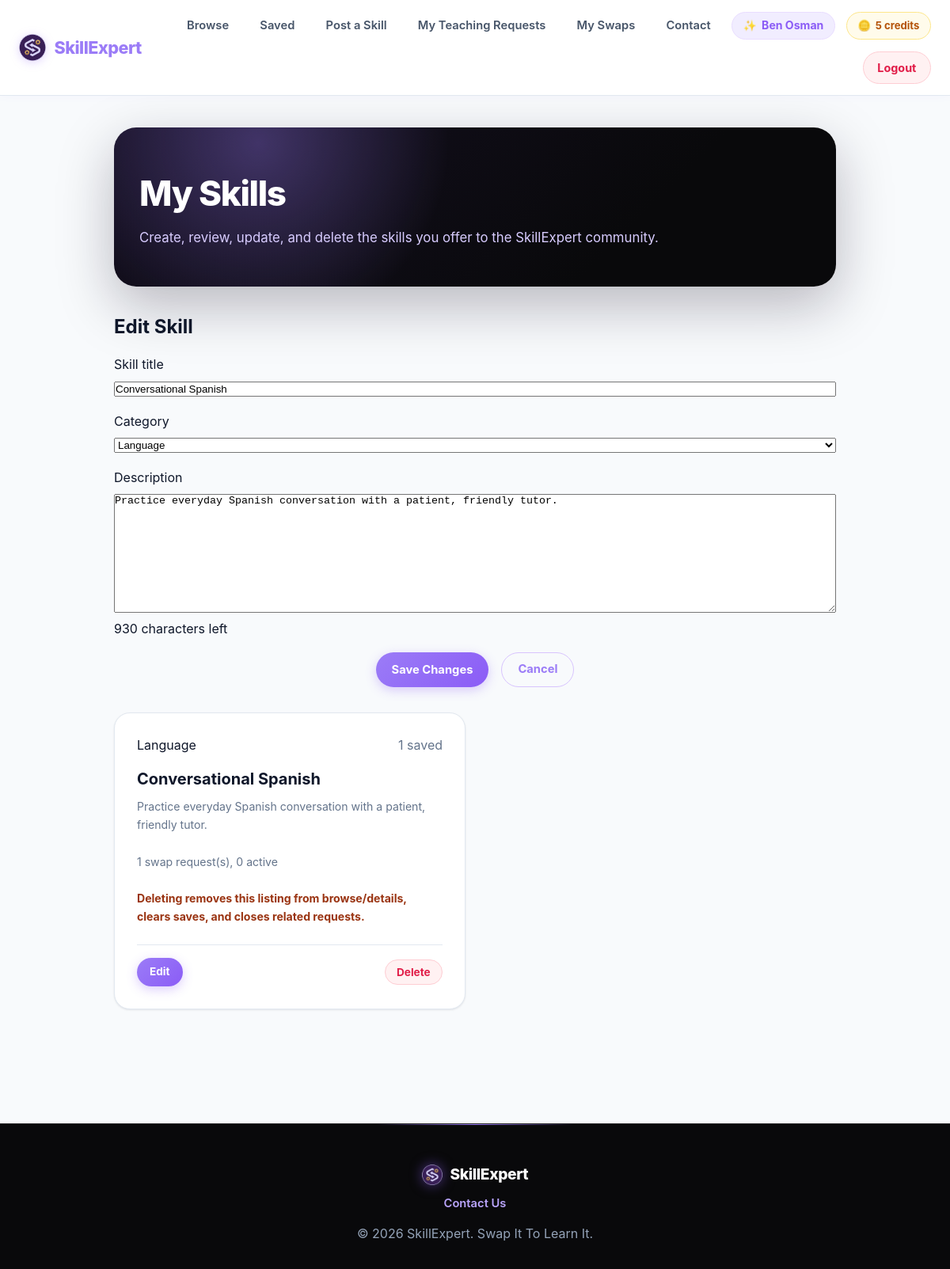
The page /public/my_skills.php?edit=2 (signed in) on the database its author committed.
### tables this page shows
CREATE TABLE IF NOT EXISTS users (
    id INT UNSIGNED NOT NULL AUTO_INCREMENT,
    name VARCHAR(100) NOT NULL,
    email VARCHAR(150) NOT NULL UNIQUE,
    passwordHash VARCHAR(255) NOT NULL,
    creditsBalance INT NOT NULL DEFAULT 0,
    createdAt TIMESTAMP NOT NULL DEFAULT CURRENT_TIMESTAMP,

    PRIMARY KEY (id)
);

CREATE TABLE IF NOT EXISTS skills (
    id INT UNSIGNED NOT NULL AUTO_INCREMENT,
    userId INT UNSIGNED NOT NULL,
    title VARCHAR(150) NOT NULL,
    category VARCHAR(50) NOT NULL,
    description TEXT NOT NULL,
    imagePath VARCHAR(255) DEFAULT NULL,
    createdAt TIMESTAMP NOT NULL DEFAULT CURRENT_TIMESTAMP,

    PRIMARY KEY (id),
    FOREIGN KEY (userId) REFERENCES users(id) ON DELETE CASCADE,  
    INDEX idx_category (category),
    INDEX idx_user (userId)
);

### includes/swap_functions.php (called while the page is built, shortened)
<?php
function getUserCreditsBalance(PDO $pdo, int $userId): int
{
    $stmt = $pdo->prepare('SELECT creditsBalance FROM users WHERE id = ? LIMIT 1');
    $stmt->execute([$userId]);
    $row = $stmt->fetch();
    return $row ? (int) $row['creditsBalance'] : 0;
}

### public/my_skills.php (the view, shortened to what this page needs)
<?php
require_once __DIR__ . '/../config/db.php';
require_once __DIR__ . '/../includes/swap_functions.php';
$currentUserId = (int) $_SESSION['user_id'];
$editingId = filter_input(INPUT_GET, 'edit', FILTER_VALIDATE_INT);
$editingSkill = null;
if ($editingId) {
    $stmt = $pdo->prepare('SELECT * FROM skills WHERE id = ? AND userId = ? LIMIT 1');
    $stmt->execute([$editingId, $currentUserId]);
    $editingSkill = $stmt->fetch();
}
$stmt = $pdo->prepare(
    "SELECT sk.*,
            COUNT(DISTINCT sr.id) AS requestCount,
            COUNT(DISTINCT CASE WHEN sr.status IN ('pending', 'accepted') THEN sr.id END) AS activeRequestCount,
            COUNT(DISTINCT ss.id) AS savedCount
     FROM skills sk
     LEFT JOIN swapRequests sr ON sr.skillId = sk.id
     LEFT JOIN savedSkills ss ON ss.skillId = sk.id
     WHERE sk.userId = ?
     GROUP BY sk.id
     ORDER BY sk.createdAt DESC"
);
$stmt->execute([$currentUserId]);
$mySkills = $stmt->fetchAll();
$categories = ['Programming', 'Design', 'Language', 'Music', 'Sports', 'Academic', 'Other'];
require_once __DIR__ . '/../includes/header.php';
?>
<link rel="stylesheet" href="/main/assets/css/saved.css?v=<?php echo filemtime(__DIR__ . '/../assets/css/saved.css'); ?>">
<section class="container saved-page">
    <div class="saved-page-header">
        <h1>My Skills</h1>
        <p>Create, review, update, and delete the skills you offer to the SkillExpert community.</p>
    </div>
    <?php if ($editingSkill): ?>
        <div class="skill-form-card manage-skill-form" id="edit-skill">
            <h2>Edit Skill</h2>
            <form method="POST" action="/main/actions/skill_update.php" data-validate-skill-form>
                <div class="form-group">
                    <label for="title">Skill title</label>
                    <input type="text" id="title" name="title" class="form-control" maxlength="150" required value="<?php echo htmlspecialchars($editingSkill['title']); ?>">
                </div>
                <div class="form-group">
                    <label for="category">Category</label>
                    <select id="category" name="category" class="form-control" required>
                        <?php foreach ($categories as $category): ?>
                            <option value="<?php echo htmlspecialchars($category); ?>" <?php echo $editingSkill['category'] === $category ? 'selected' : ''; ?>>
                                <?php echo htmlspecialchars($category); ?>
                            </option>
                        <?php endforeach; ?>
                    </select>
                </div>
                <div class="form-group">
                    <label for="description">Description</label>
                    <textarea id="description" name="description" class="form-control" maxlength="1000" required><?php echo htmlspecialchars($editingSkill['description']); ?></textarea>
                </div>
                <div class="inline-actions">
                    <button type="submit" class="btn btn-primary">Save Changes</button>
                    <a href="/main/public/my_skills.php" class="btn btn-ghost">Cancel</a>
                </div>
            </form>
        </div>
    <?php endif; ?>
    <?php if (empty($mySkills)): ?>
        <div class="empty-state">
            <p>You have not posted any skills yet.</p>
            <p class="mt-3"><a href="/main/public/posting.php" class="btn btn-primary">Post Your First Skill</a></p>
        </div>
    <?php else: ?>
        <div class="saved-grid">
            <?php foreach ($mySkills as $skill): ?>
                <article class="saved-card">
                    <div>
                        <div class="saved-card-top">
                            <span class="skill-cat-pill"><?php echo htmlspecialchars($skill['category']); ?></span>
                            <span class="text-muted"><?php echo (int) $skill['savedCount']; ?> saved</span>
                        </div>
                        <h3><a href="/main/public/details.php?id=<?php echo (int) $skill['id']; ?>"><?php echo htmlspecialchars($skill['title']); ?></a></h3>
                        <p class="saved-card-meta"><?php echo htmlspecialchars(mb_strimwidth($skill['description'], 0, 140, '...')); ?></p>
                        <p class="saved-card-meta"><?php echo (int) $skill['requestCount']; ?> swap request(s), <?php echo (int) $skill['activeRequestCount']; ?> active</p>
                        <?php if ((int) $skill['activeRequestCount'] > 0 || (int) $skill['savedCount'] > 0): ?>
                            <p class="saved-card-meta deletion-impact-note">Deleting removes this listing from browse/details, clears saves, and closes related requests.</p>
                        <?php endif; ?>
                    </div>
                    <div class="saved-card-actions">
                        <a href="/main/public/my_skills.php?edit=<?php echo (int) $skill['id']; ?>#edit-skill" class="btn btn-primary btn-sm">Edit</a>
                        <form method="POST" action="/main/actions/skill_delete.php" class="inline-form">
                            <button type="submit" class="btn btn-decline btn-sm-narrow" data-confirm="Delete this skill permanently? This removes it for other users too, including saved entries, comments, reviews, and related swap requests.">Delete</button>
                        </form>
                    </div>
                </article>
            <?php endforeach; ?>
        </div>
    <?php endif; ?>
</section>
<?php require_once __DIR__ . '/../includes/footer.php'; ?>

### includes/nav.php (shortened to what this page needs)
<?php
$userName = $_SESSION['name'] ?? 'User';
$creditsBalance = null;
if ($isLoggedIn) {
    require_once __DIR__ . '/../config/db.php';
    require_once __DIR__ . '/swap_functions.php';
    $creditsBalance = getUserCreditsBalance($pdo, (int) $_SESSION['user_id']);
}
?>
<nav class="main-nav">
    <div class="nav-container">
        <a href="/main/public/index.php" class="nav-brand">
            <img src="/main/assets/img/logo-icon-dark.png" alt="SkillExpert" class="nav-logo-icon">
            SkillExpert
        </a>
        <ul class="nav-menu">
            <?php if ($isLoggedIn): ?>
                <li class="nav-item"><a href="/main/public/browse.php" class="nav-link">Browse</a></li>
                <li class="nav-item"><a href="/main/public/saved.php" class="nav-link">Saved</a></li>
                <li class="nav-item"><a href="/main/public/posting.php" class="nav-link">Post a Skill</a></li>
                <li class="nav-item"><a href="/main/public/teaching_requests.php" class="nav-link">My Teaching Requests</a></li>
                <li class="nav-item"><a href="/main/public/swaps.php" class="nav-link">My Swaps</a></li>
                <li class="nav-item"><a href="/main/public/contact.php" class="nav-link">Contact</a></li>
                <li class="nav-item nav-user-item">
                    <span class="nav-user-name"><?php echo htmlspecialchars($userName); ?></span>
                </li>
                <?php if ($creditsBalance !== null): ?>
                <li class="nav-item nav-credits-item" title="View your credit history">
                    <a href="/main/public/credits.php" class="nav-credits-badge"><?php echo (int) $creditsBalance; ?> credit<?php echo (int) $creditsBalance === 1 ? '' : 's'; ?></a>
                </li>
                <?php endif; ?>
                <li class="nav-item"><a href="/main/auth/logout.php" class="nav-link btn-logout">Logout</a></li>
            <?php endif; ?>
        </ul>
    </div>
</nav>

### assets/css/style.css (style rules this page uses)
:root { --primary-color: #9b7cf7; --primary-hover: #8b5cf6; --primary-active: #7c3aed; --primary-light: #b9a4fb; --primary-lighter: #d8ccff; --primary-soft: #f1edff; --lavender-100: #f5f1ff; --lavender-200: #e9ddff; --lavender-300: #d8c4fe; --primary-glow: rgba(155, 124, 247, 0.35); --primary-glow-subtle: rgba(155, 124, 247, 0.12); --secondary-color: #38bdf8; --accent-gold: #f59e0b; --dark-bg: #09090b; --dark-surface: #111115; --dark-card: #18181b; --dark-border: #27272a; --light-bg: #f8fafc; --light-surface: #ffffff; --card-bg: #ffffff; --text-primary: #0f172a; --text-secondary: #475569; --text-muted: #64748b; --text-light: #f1f5f9; --border-color: #e2e8f0; --border-hover: #cbd5e1; --shadow-sm: 0 1px 3px rgba(15, 23, 42, 0.06), 0 1px 2px rgba(15, 23, 42, 0.04); --shadow-md: 0 4px 12px -2px rgba(139, 92, 246, 0.08), 0 2px 6px -1px rgba(15, 23, 42, 0.06); --shadow-lg: 0 12px 24px -4px rgba(139, 92, 246, 0.12), 0 4px 8px -2px rgba(15, 23, 42, 0.04); --shadow-purple: 0 10px 30px -5px rgba(139, 92, 246, 0.25); --radius-sm: 8px; --radius-md: 12px; --radius-lg: 20px; --radius-full: 9999px; --transition: all 0.25s cubic-bezier(0.16, 1, 0.3, 1); --module-hero-bg: radial-gradient(circle at 20% 10%, rgba(155, 124, 247, 0.34), transparent 32%), linear-gradient(135deg, #151022 0%, #09090b 70%); --module-card-bg: rgba(255, 255, 255, 0.94); }
* { box-sizing: border-box; margin: 0; padding: 0; }
html { scroll-behavior: smooth; }
body { font-family: 'Inter', system-ui, -apple-system, BlinkMacSystemFont, 'Segoe UI', Roboto, sans-serif; color: var(--text-primary); background-color: var(--light-bg); line-height: 1.6; -webkit-font-smoothing: antialiased; }
a { color: var(--primary-color); text-decoration: none; transition: var(--transition); }
.container { max-width: 1100px; margin: 0 auto; padding: 2.5rem 1.5rem; }

### assets/css/layout.css (style rules this page uses)
.main-nav { background-color: rgba(255, 255, 255, 0.95); backdrop-filter: blur(12px); -webkit-backdrop-filter: blur(12px); border-bottom: 1px solid var(--border-color); box-shadow: 0 1px 10px rgba(139, 92, 246, 0.04); position: sticky; top: 0; z-index: 1000; transition: var(--transition); }
.nav-container { max-width: 1240px; margin: 0 auto; padding: 0.85rem 1.5rem; display: flex; align-items: center; justify-content: space-between; }
.nav-brand { font-size: 1.35rem; font-weight: 800; color: var(--primary-color); letter-spacing: -0.5px; display: flex; align-items: center; gap: 0.65rem; transition: var(--transition); }
.nav-logo-icon { width: 34px; height: 34px; object-fit: contain; filter: drop-shadow(0 2px 6px rgba(139, 92, 246, 0.25)); transition: transform 0.3s ease; }
.nav-menu { display: flex; align-items: center; list-style: none; gap: 0.85rem; flex-wrap: wrap; justify-content: flex-end; }
.nav-item { display: flex; align-items: center; }
.nav-link { font-size: 0.92rem; font-weight: 600; color: var(--text-secondary); padding: 0.45rem 0.8rem; border-radius: var(--radius-sm); transition: var(--transition); }
.nav-user-item { padding: 0.35rem 0.85rem; background-color: var(--primary-soft); border-radius: var(--radius-full); border: 1px solid var(--lavender-200); }
.nav-user-name { font-size: 0.88rem; font-weight: 700; color: var(--primary-hover); display: inline-flex; align-items: center; gap: 0.4rem; }
.nav-user-name::before { content: "✨"; font-size: 0.85rem; }
.nav-credits-item { padding: 0.35rem 0.85rem; background-color: #fffbeb; border-radius: var(--radius-full); border: 1px solid #fde68a; }
.nav-credits-badge { font-size: 0.82rem; font-weight: 700; color: #b45309; display: inline-flex; align-items: center; gap: 0.35rem; text-decoration: none; transition: var(--transition); }
.nav-credits-badge::before { content: "🪙"; font-size: 0.85rem; }
.btn-register, .btn-logout { padding: 0.5rem 1.1rem; border-radius: var(--radius-full); font-weight: 700; font-size: 0.9rem; display: inline-flex; align-items: center; justify-content: center; transition: var(--transition); }
.btn-logout { background-color: #fff1f2; color: #e11d48 !important; border: 1px solid #fecdd3; }

### rows shown on the page
users: creditsBalance "5"
skills: title "Conversational Spanish", category "Language", description "Practice everyday Spanish conversation with a patient, friendly tutor.", savedCount "1", requestCount "1", activeRequestCount "0"

### other values the page prints
$userName "Ben Osman"
